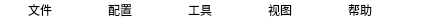
     <widget class="QWidget" name="menubar" native="true">
      <property name="sizePolicy">
       <sizepolicy hsizetype="Preferred" vsizetype="Preferred">
        <horstretch>0</horstretch>
        <verstretch>0</verstretch>
       </sizepolicy>
      </property>
      <property name="minimumSize">
       <size>
        <width>0</width>
        <height>20</height>
       </size>
      </property>
      <property name="maximumSize">
       <size>
        <width>16777215</width>
        <height>20</height>
       </size>
      </property>
      <property name="styleSheet">
       <string notr="true">background-color: rgb(255, 255, 255);</string>
      </property>
      <layout class="QHBoxLayout" name="horizontalLayout">
       <property name="spacing">
        <number>0</number>
       </property>
       <property name="leftMargin">
        <number>0</number>
       </property>
       <property name="topMargin">
        <number>0</number>
       </property>
       <property name="rightMargin">
        <number>0</number>
       </property>
       <property name="bottomMargin">
        <number>0</number>
       </property>
       <item>
        <widget class="QPushButton" name="pushButton">
         <property name="sizePolicy">
          <sizepolicy hsizetype="Fixed" vsizetype="Fixed">
           <horstretch>0</horstretch>
           <verstretch>0</verstretch>
          </sizepolicy>
         </property>
         <property name="minimumSize">
          <size>
           <width>80</width>
           <height>0</height>
          </size>
         </property>
         <property name="maximumSize">
          <size>
           <width>80</width>
           <height>16777215</height>
          </size>
         </property>
         <property name="styleSheet">
          <string notr="true">border:none</string>
         </property>
         <property name="text">
          <string>文件</string>
         </property>
        </widget>
       </item>
       <item>
        <widget class="QPushButton" name="pushButton_2">
         <property name="sizePolicy">
          <sizepolicy hsizetype="Fixed" vsizetype="Fixed">
           <horstretch>0</horstretch>
           <verstretch>0</verstretch>
          </sizepolicy>
         </property>
         <property name="minimumSize">
          <size>
           <width>80</width>
           <height>0</height>
          </size>
         </property>
         <property name="maximumSize">
          <size>
           <width>80</width>
           <height>16777215</height>
          </size>
         </property>
         <property name="styleSheet">
          <string notr="true">border:none</string>
         </property>
         <property name="text">
          <string>配置</string>
         </property>
        </widget>
       </item>
       <item>
        <widget class="QPushButton" name="pushButton_3">
         <property name="sizePolicy">
          <sizepolicy hsizetype="Fixed" vsizetype="Fixed">
           <horstretch>0</horstretch>
           <verstretch>0</verstretch>
          </sizepolicy>
         </property>
         <property name="minimumSize">
          <size>
           <width>80</width>
           <height>0</height>
          </size>
         </property>
         <property name="maximumSize">
          <size>
           <width>80</width>
           <height>16777215</height>
          </size>
         </property>
         <property name="styleSheet">
          <string notr="true">border:none</string>
         </property>
         <property name="text">
          <string>工具</string>
         </property>
        </widget>
       </item>
       <item>
        <widget class="QPushButton" name="pushButton_4">
         <property name="sizePolicy">
          <sizepolicy hsizetype="Fixed" vsizetype="Fixed">
           <horstretch>0</horstretch>
           <verstretch>0</verstretch>
          </sizepolicy>
         </property>
         <property name="minimumSize">
          <size>
           <width>80</width>
           <height>0</height>
          </size>
         </property>
         <property name="maximumSize">
          <size>
           <width>80</width>
           <height>16777215</height>
          </size>
         </property>
         <property name="styleSheet">
          <string notr="true">border:none</string>
         </property>
         <property name="text">
          <string>视图</string>
         </property>
        </widget>
       </item>
       <item>
        <widget class="QPushButton" name="pushButton_5">
         <property name="sizePolicy">
          <sizepolicy hsizetype="Fixed" vsizetype="Fixed">
           <horstretch>0</horstretch>
           <verstretch>0</verstretch>
          </sizepolicy>
         </property>
         <property name="minimumSize">
          <size>
           <width>80</width>
           <height>0</height>
          </size>
         </property>
         <property name="maximumSize">
          <size>
           <width>80</width>
           <height>16777215</height>
          </size>
         </property>
         <property name="styleSheet">
          <string notr="true">border:none</string>
         </property>
         <property name="text">
          <string>帮助</string>
         </property>
        </widget>
       </item>
       <item>
        <spacer name="horizontalSpacer">
         <property name="orientation">
          <enum>Qt::Horizontal</enum>
         </property>
         <property name="sizeHint" stdset="0">
          <size>
           <width>40</width>
           <height>20</height>
          </size>
         </property>
        </spacer>
       </item>
      </layout>
     </widget>
